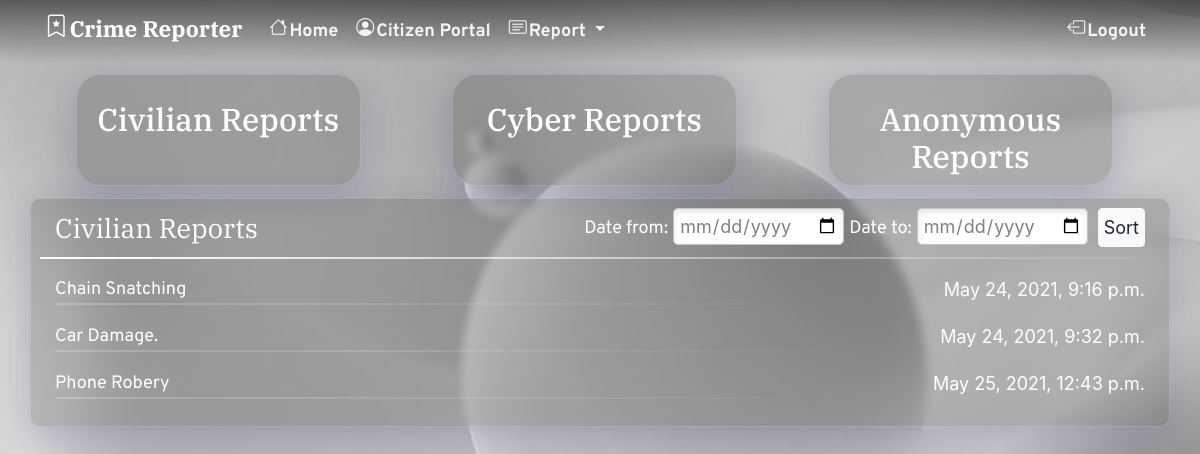
/crime_staff/ (signed in), run on the app's committed database.
### crime_report/models.py (models this page shows)
class Crime_report(models.Model) :
    title = models.CharField(max_length=80, blank=False, unique=True)
    one_line_desc = models.TextField(max_length=100,blank=False)
    description = models.TextField(max_length=500)
    timestamp = models.DateTimeField(auto_now_add=True, editable=False)
    incident_date = models.DateField(blank=False)
    incident_time = models.TimeField(blank=False)
    evidence_img = models.ImageField( blank=True, null=True ,upload_to='images')
    evidence_vid = models.FileField(blank=True, null=True,validators=[file_size])
    address_line = models.TextField(max_length=255,blank=False)
    address_city = models.TextField(max_length=100,blank=False)
    address_district = models.TextField(max_length=100,blank=False)
    address_state = models.TextField(max_length=100,blank=False)
    status = models.CharField(max_length=21,default="Waiting",null=True, blank=True)
    user = models.ForeignKey(User,null=True,blank=True, on_delete=models.CASCADE)
    def get_absolute_url(self):
        return f"/crime_detail/{self.id}/"

### crime_report/views.py (the view, shortened to what this page needs)
# urls.py: path('crime_staff/', crime_report_staff_view, name='staff_view'),
@staff_member_required
def crime_report_staff_view(request):
    queryset = Crime_report.objects.all()
    form = SearchForm(request.POST or None)
    context = {
        "form": form,
        "object_list": queryset
    }
    return render(request,"staff_view.html",context)

### crime_report/forms.py
class SearchForm(forms.Form):
    date_from = forms.DateField(widget= forms.DateInput(attrs={'type':'date'}))
    date_to = forms.DateField(widget= forms.DateInput(attrs={'type':'date'}))

### crime/templates/staff_view.html (shortened to what this page needs)
{% extends 'base.html' %}
{% load crispy_forms_tags %}
    {% block content %}
        {% include 'navbar.html' %}
        <div class="container">
            <div class="row">
                <div class="col-3 main_item1 main_box"><a href="#"><h3> Civilian Reports</h3></a></div>
                <div class="col-3 main_item2 main_box"><a href="{% url 'cyber_staff_view' %}"><h3> Cyber Reports</h3></a></div>
                <div class="col-3 main_item3 main_box"><a href="{% url 'anonymous_staff_view' %}"><h3> Anonymous Reports</h3></a></div>
            </div>
            <div class="row report_items p-2">
                <div class="col-12">
                    <div class="row leg">
                        <div class="col-4">
                            <legend>Civilian Reports</legend>
                        </div>
                        <div class="col-8 d-flex justify-content-end">
                            <form action="" method="post">{% csrf_token %}
                                {{form}}
                                <button type="submit" class="btn">Sort</button>
                            </form>
                        </div>
                    </div>
                    {% if object_list%}
                    {% for instance in object_list %}
                        <div class="row r-item">
                            <div class="col-9">
                                <p class="d-flex justify-content-start b_bot">
                                    <a href="{{ instance.get_absolute_url }}">{{ instance.title }}</a>
                                </p>
                            </div>
                            <div class="col-3">
                                <p class="d-flex justify-content-end">
                                    {{instance.timestamp}}
                                </p>
                            </div>
                        </div>
                    {% endfor%}
                    {% endif %}
                </div>
            </div>
        </div>
    {% endblock content%}

### crime/templates/base.html (style rules this page uses)
body { background-image:url('/static/image/background10.jpg'); background-repeat: no-repeat; background-size: auto; background-attachment: fixed; background-size: cover; }
.report_items { background: rgba( 0, 0, 0, 0.15 ); box-shadow: 0 8px 32px 0 rgba( 31, 38, 135, 0.20 ); backdrop-filter: blur( 4px ); -webkit-backdrop-filter: blur( 4px ); border-radius: 10px; border: 1px solid rgba( 255, 255, 255, 0.18 ); }
html { font-size: 16px; }
legend { color: white!important; }
@media screen and (min-width: 320px) { html { font-size: calc(16px + 6 * ((100vw - 320px) / 680)); } }
@media screen and (min-width: 1000px) { html { font-size: 18px; } }

### crime/templates/staff_view.html (style rules this page uses)
p { color : white; }
.b_bot { border-bottom: 2px solid; border-image: linear-gradient(45deg, rgba(255,255,255,0.2), rgba(0,0,0,0)) 1 ; }
.report_items { background: rgba( 0, 0, 0, 0.15 ); box-shadow: 0 8px 32px 0 rgba( 31, 38, 135, 0.20 ); backdrop-filter: blur( 4px ); -webkit-backdrop-filter: blur( 4px ); border-radius: 10px; border: 1px solid rgba( 255, 255, 255, 0.18 ); }
.leg { border-bottom: 2px solid; border-image: linear-gradient(45deg, rgb(255,255,255), rgba(0,0,0,0)) 1 ; margin-bottom: 1.5%; }
.main_box { width: 200px; margin: 1% 4% ; background: rgba( 0, 0, 0, 0.15 ); box-shadow: 0 8px 32px 0 rgba( 31, 38, 135, 0.20 ); backdrop-filter: blur( 4px ); -webkit-backdrop-filter: blur( 4px ); border-radius: 10px; border: 1px solid rgba( 255, 255, 255, 0.18 ); border-radius: 25px; }
h3 { text-align: center; margin-top: 10%; font-family: 'IBM Plex Serif', serif; color: White; }
legend { font-family: 'IBM Plex Serif', serif; color: white; }
a { font-family: 'Overpass', sans-serif; color: white; }
input { border: 1px solid #c4c4c4; border-radius: 5px; color: grey; background-color: #fff; padding: 3px 5px; box-shadow: inset 0 3px 6px rgba(0,0,0,0.1); }
label { color: white; font-family: 'Overpass', sans-serif; padding-right: 5px; }
.btn { margin-left: 5px ; padding: 5px!important; color: #212529; background-color: #f8f9fa; height: fit-content; }

### data on the page
Crime_report: title "Chain Snatching", timestamp "May 24, 2021, 9:16 p.m."
Crime_report: title "Car Damage.", timestamp "May 24, 2021, 9:32 p.m."
Crime_report: title "Phone Robery", timestamp "May 25, 2021, 12:43 p.m."
